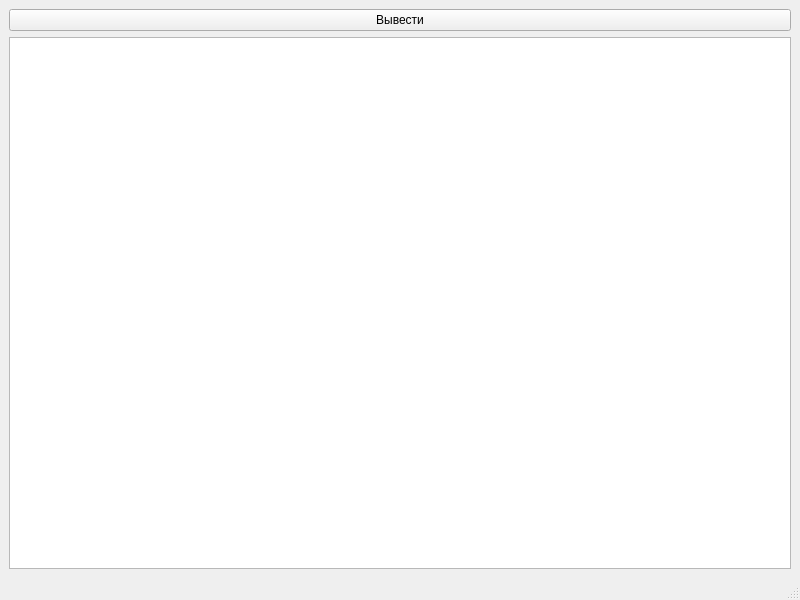
<?xml version="1.0" encoding="UTF-8"?>
<ui version="4.0">
 <class>MainWindow</class>
 <widget class="QMainWindow" name="MainWindow">
  <property name="geometry">
   <rect>
    <x>0</x>
    <y>0</y>
    <width>800</width>
    <height>600</height>
   </rect>
  </property>
  <property name="windowTitle">
   <string>Вывод из XML файла</string>
  </property>
  <widget class="QWidget" name="centralwidget">
   <layout class="QVBoxLayout" name="verticalLayout">
    <item>
     <widget class="QPushButton" name="pushButton">
      <property name="text">
       <string>Вывести</string>
      </property>
     </widget>
    </item>
    <item>
     <widget class="QTextEdit" name="textEdit"/>
    </item>
   </layout>
  </widget>
  <widget class="QMenuBar" name="menubar">
   <property name="geometry">
    <rect>
     <x>0</x>
     <y>0</y>
     <width>800</width>
     <height>26</height>
    </rect>
   </property>
  </widget>
  <widget class="QStatusBar" name="statusbar"/>
 </widget>
 <resources/>
 <connections/>
</ui>
